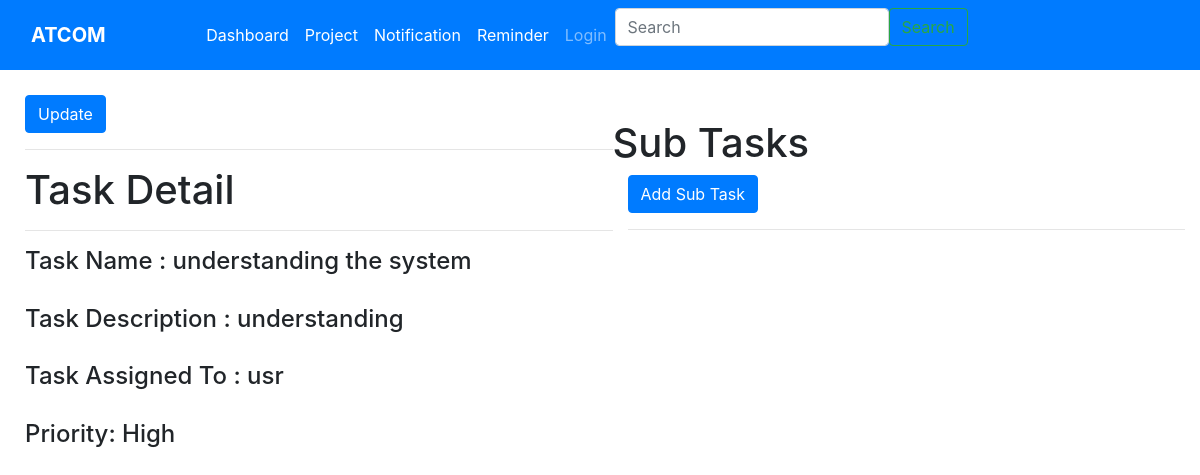
Screenshot of /viewtask/1 with the database file from the repository.
### project/models.py (models this page shows, shortened)
class Task(models.Model):
    project = models.ForeignKey(Project, on_delete =models.CASCADE)
    task_name = models.CharField(max_length=200)
    task_description = models.TextField(null=True, blank=True)
    assigned_to = models.CharField(max_length=200)
    priority = models.ForeignKey(Priority, on_delete = models.SET_NULL, null= True)
    status = models.ForeignKey(Status, on_delete = models.SET_NULL, null=True)

class Priority(models.Model):
    priority = models.CharField(max_length=200)
    def __str__(self):
        return self.priority

### project/views.py (the view)
# urls.py: path('viewtask/<pk>', views.viewtask, name="viewtask"),
def viewtask(request,pk):
    task = Task.objects.get(id=pk)
    q = task.task_name
    sub = SubTask.objects.filter(task__task_name = q)
    context = {
        'task': task,
        'sub': sub
    }
    return render(request, 'project/view_task.html', context)

### project/templates/project/view_task.html (shortened to what this page needs)
{% extends 'project/main.html' %}
{% block content %}
<div class ="home-container">
<div>
    <a class ="btn btn-primary" role="button" href="{% url 'updatetask' task.id %}"> Update </a>  <hr>
    <h1> Task Detail </h1> <hr>
    <h4>
       Task Name : {{task.task_name}}  <br> <br>
       Task Description : {{task.task_description}} <br> <br>
       Task Assigned To : {{task.assigned_to}} <br> <br>
       Priority: {{task.priority}} <br>
    </h4>
</div>
<div>
    <br>
   <h1> Sub Tasks </h1>
   <div class="container">
   <a class ="btn btn-primary" role="button" href="{% url 'createsubtask' task.id %}"> Add Sub Task </a> <hr>
</div>
</div>
</div>
{% endblock content %}

### project/templates/project/view_task.html (style rules this page uses)
.home-container { display: grid; margin-top: 25px; margin-left: 25px; grid-template-columns: 3fr 3fr; }

### rows the page displays
Task: task_name "understanding the system", task_description "understanding", assigned_to "usr", priority "High"
